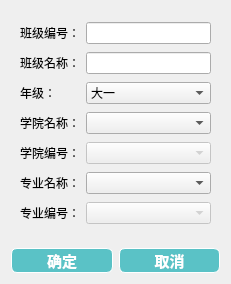
<?xml version="1.0" encoding="UTF-8"?>
<ui version="4.0">
 <class>DialogClassData</class>
 <widget class="QDialog" name="DialogClassData">
  <property name="geometry">
   <rect>
    <x>0</x>
    <y>0</y>
    <width>231</width>
    <height>284</height>
   </rect>
  </property>
  <property name="windowTitle">
   <string>Dialog</string>
  </property>
  <property name="styleSheet">
   <string notr="true">/*pushbutton */
QPushButton {
border: 0.5px solid white;
border-radius: 6px;
background-color: rgb(90,194,198);
min-width: 80px;
font-family: &quot;Microsoft YaHei&quot;;
font-size:11pt;
font-weight: bold;
color:white;
}

QPushButton:hover {
border: 0.5px solid white;
border-radius: 6px;
background-color: #1fab89;
min-width: 80px;
font-family: &quot;Microsoft YaHei&quot;;
font-size:10pt;
font-weight: bold;
color:white;
}
</string>
  </property>
  <layout class="QGridLayout" name="gridLayout_2">
   <item row="0" column="0" colspan="2">
    <widget class="QWidget" name="widget" native="true">
     <layout class="QGridLayout" name="gridLayout">
      <item row="1" column="1">
       <widget class="QLineEdit" name="leClassName"/>
      </item>
      <item row="4" column="1">
       <widget class="QComboBox" name="comboCollegeName">
        <property name="enabled">
         <bool>true</bool>
        </property>
       </widget>
      </item>
      <item row="5" column="0">
       <widget class="QLabel" name="label_3">
        <property name="text">
         <string>学院编号：</string>
        </property>
       </widget>
      </item>
      <item row="6" column="0">
       <widget class="QLabel" name="label_6">
        <property name="text">
         <string>专业名称：</string>
        </property>
       </widget>
      </item>
      <item row="0" column="0">
       <widget class="QLabel" name="label_4">
        <property name="text">
         <string>班级编号：</string>
        </property>
       </widget>
      </item>
      <item row="3" column="1">
       <widget class="QComboBox" name="comboClassGrade">
        <property name="enabled">
         <bool>true</bool>
        </property>
        <item>
         <property name="text">
          <string>大一</string>
         </property>
        </item>
        <item>
         <property name="text">
          <string>大二</string>
         </property>
        </item>
        <item>
         <property name="text">
          <string>大三</string>
         </property>
        </item>
        <item>
         <property name="text">
          <string>大四</string>
         </property>
        </item>
       </widget>
      </item>
      <item row="4" column="0">
       <widget class="QLabel" name="label_2">
        <property name="text">
         <string>学院名称：</string>
        </property>
       </widget>
      </item>
      <item row="6" column="1">
       <widget class="QComboBox" name="comboMajorName">
        <property name="enabled">
         <bool>true</bool>
        </property>
       </widget>
      </item>
      <item row="0" column="1">
       <widget class="QLineEdit" name="leClassId"/>
      </item>
      <item row="7" column="1">
       <widget class="QComboBox" name="comboMajorId">
        <property name="enabled">
         <bool>false</bool>
        </property>
       </widget>
      </item>
      <item row="1" column="0">
       <widget class="QLabel" name="label">
        <property name="text">
         <string>班级名称：</string>
        </property>
       </widget>
      </item>
      <item row="5" column="1">
       <widget class="QComboBox" name="comboCollegeId">
        <property name="enabled">
         <bool>false</bool>
        </property>
       </widget>
      </item>
      <item row="7" column="0">
       <widget class="QLabel" name="label_5">
        <property name="text">
         <string>专业编号：</string>
        </property>
       </widget>
      </item>
      <item row="3" column="0">
       <widget class="QLabel" name="label_7">
        <property name="text">
         <string>年级：</string>
        </property>
       </widget>
      </item>
     </layout>
    </widget>
   </item>
   <item row="1" column="0">
    <widget class="QPushButton" name="btnCommit">
     <property name="text">
      <string>确定</string>
     </property>
    </widget>
   </item>
   <item row="1" column="1">
    <widget class="QPushButton" name="btnCancel">
     <property name="text">
      <string>取消</string>
     </property>
    </widget>
   </item>
  </layout>
 </widget>
 <resources/>
 <connections>
  <connection>
   <sender>btnCommit</sender>
   <signal>clicked()</signal>
   <receiver>DialogClassData</receiver>
   <slot>accept()</slot>
   <hints>
    <hint type="sourcelabel">
     <x>60</x>
     <y>262</y>
    </hint>
    <hint type="destinationlabel">
     <x>115</x>
     <y>141</y>
    </hint>
   </hints>
  </connection>
  <connection>
   <sender>btnCancel</sender>
   <signal>clicked()</signal>
   <receiver>DialogClassData</receiver>
   <slot>reject()</slot>
   <hints>
    <hint type="sourcelabel">
     <x>170</x>
     <y>262</y>
    </hint>
    <hint type="destinationlabel">
     <x>115</x>
     <y>141</y>
    </hint>
   </hints>
  </connection>
 </connections>
</ui>
